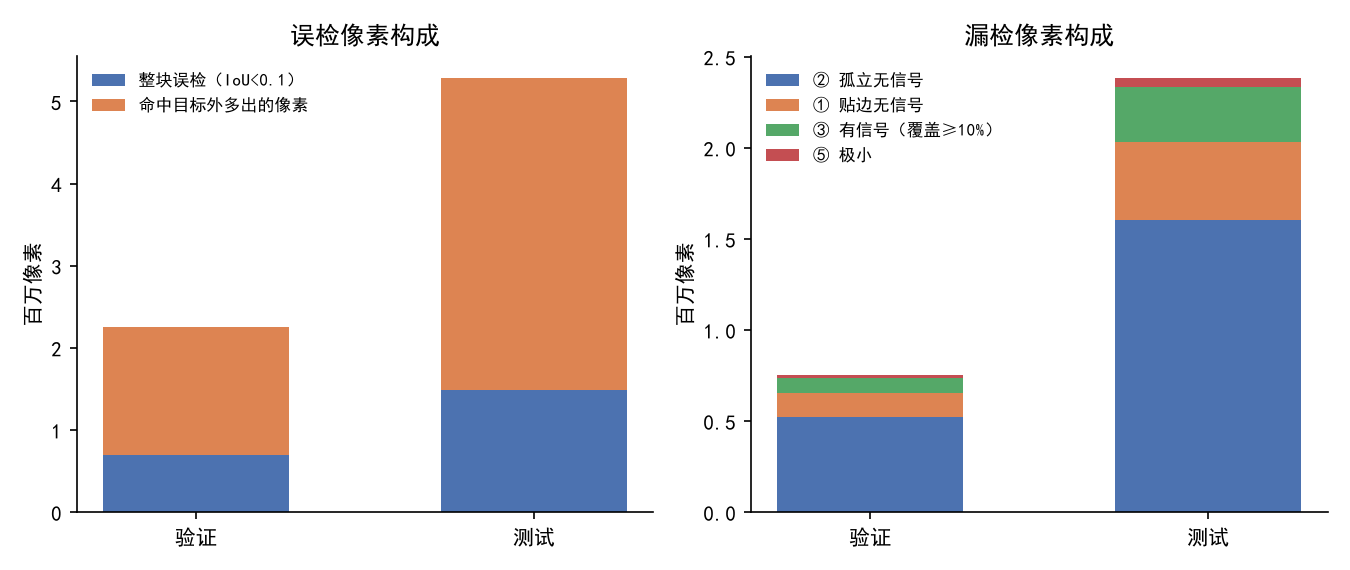
#> input picture figures/ovcd_v0/round_1/m1_composition.png, 1350 x 570 px, found by its file name; its folder holds 3 pictures in this run
$ python m1_errors.py --split val
#> lines starting #> are read from the running program, lines starting #| are printed output that depends on the picture; after the words box and inside, x2 and y2 are one past the last pixel; in counts of white or black regions, pixels touching at a corner belong together; pictures that were not available may be replaced by others from this repository, and a replacement may not be noted
### code/ovcd_v0/common.py
"""OVCD-v0 shared paths, data access, connected components and metrics.

LEVIR-CD 1024x1024 pairs; val (64) is used for every choice, test (128) is scored once per round.
"""
from __future__ import annotations
import json
import os
from pathlib import Path

import numpy as np

WORKSPACE = Path('/guisongxia01/pangchao/wangyihan')
REPO = Path(__file__).resolve().parents[2]
LEVIR = WORKSPACE / 'datasets/LEVIR-CD'
RUN = Path(os.environ.get('OVCD_RUN', WORKSPACE / 'wyh/exp6_staging/ovcd_v0_run'))
MCI = Path(os.environ.get('OVCD_MCI', WORKSPACE / 'wyh/exp6_staging/batch56_ovcd_de/run/mci'))
IMC = WORKSPACE / 'wyh/exp6_staging/batch56_ovcd_de/run/imc'
REA = WORKSPACE / 'wyh/exp6_staging/batch66_ovcd_reaovcd/run/rea'
M0_DIRS = {'mci': MCI, 'imc': IMC, 'rea': REA}  # initializers; each has <split>/m0/<name>.png
DYNAMIC_EARTH = WORKSPACE / 'wyh/exp6_staging/batch56_ovcd_de/DynamicEarth'
SAM_CKPT = WORKSPACE / 'models/SAM/sam_vit_h_4b8939.pth'
QWEN = WORKSPACE / 'models/Qwen3.5-4B'
FIGS = REPO / 'figures/ovcd_v0'
SPLITS = ('val', 'test')
EIGHT = np.ones((3, 3), bool)


def names(split):
    return sorted(p.name for p in (LEVIR / f'{split}_original/A').glob('*.png'))


def load_rgb(split, name):
    from PIL import Image
    return [np.asarray(Image.open(LEVIR / f'{split}_original/{v}/{name}').convert('RGB')) for v in 'AB']


def load_gt(split, name):
    from PIL import Image
    return np.asarray(Image.open(LEVIR / f'{split}_original/label/{name}').convert('L')) > 127


def read_json(path):
    return json.loads(Path(path).read_text())


def write_json(path, obj):
    path = Path(path)
    path.parent.mkdir(parents=True, exist_ok=True)
    tmp = path.with_suffix(path.suffix + '.tmp')
    tmp.write_text(json.dumps(obj, ensure_ascii=False, indent=1))
    tmp.replace(path)


# [20 lines left out: functions read_jsonl, components, not called in this run]


# ---------------- metrics ----------------

def confusion(pred, gt):
    return dict(tp=int((pred & gt).sum()), fp=int((pred & ~gt).sum()), fn=int((~pred & gt).sum()))


def scores(c):
    tp, fp, fn = c['tp'], c['fp'], c['fn']
    eps = 1e-7  # same constant as DynamicEarth eval/evaluate.py
    p = tp / (tp + fp + eps)
    r = tp / (tp + fn + eps)
    return dict(f1=2 * p * r / (p + r + eps), iou=tp / (tp + fp + fn + eps), precision=p, recall=r)


def image_f1(pred, gt):
    """Per-image F1; an image with no GT and no prediction scores 1."""
    c = confusion(pred, gt)
    if c['tp'] + c['fp'] + c['fn'] == 0:
        return 1.0
    return 2 * c['tp'] / (2 * c['tp'] + c['fp'] + c['fn'])


def object_counts(pred, gt, thr=0.1):
    """Whole-object misses / false alarms: a GT (pred) component whose IoU with the
    prediction (GT) is < thr.  IoU of a component C against mask M is |C & M| / |C | (M restricted
    to the components of M touching C)|, i.e. the object-to-overlapping-objects IoU."""
    from scipy import ndimage as ndi
    out = {}
    for key, a, b in (('gt', gt, pred), ('pred', pred, gt)):
        la, na = ndi.label(a, EIGHT)
        lb, _ = ndi.label(b, EIGHT)
        bad = 0
        for i, sl in enumerate(ndi.find_objects(la), 1):
            comp = la == i
            touching = np.unique(lb[comp])
            touching = touching[touching > 0]
            other = np.isin(lb, touching) if len(touching) else np.zeros_like(b)
            inter = (comp & other).sum()
            union = (comp | other).sum()
            if inter / max(union, 1) < thr:
                bad += 1
        out[f'{key}_objects'] = int(na)
        out[f'{key}_bad'] = bad
    return dict(gt_objects=out['gt_objects'], missed=out['gt_bad'],
                pred_objects=out['pred_objects'], false_alarms=out['pred_bad'])


def evaluate(preds, split, gts=None):
    """preds: {name: bool mask}.  Cumulative F1^c/IoU^c/P/R, per-image mean F1, object rates."""
    tot = dict(tp=0, fp=0, fn=0)
    obj = dict(gt_objects=0, missed=0, pred_objects=0, false_alarms=0)
    per = {}
    for name, pred in preds.items():
        gt = gts[name] if gts is not None else load_gt(split, name)
        c = confusion(pred, gt)
        for k in tot:
            tot[k] += c[k]
        o = object_counts(pred, gt)
        for k in obj:
            obj[k] += o[k]
        per[name] = image_f1(pred, gt)
    res = scores(tot)
    res.update(tot)
    res.update(obj)
    res['miss_rate'] = obj['missed'] / max(obj['gt_objects'], 1)
    res['false_alarm_rate'] = obj['false_alarms'] / max(obj['pred_objects'], 1)
    res['mean_image_f1'] = float(np.mean(list(per.values())))
    res['images'] = len(preds)
    return res, per


def pack(mask):
    return dict(shape=list(mask.shape), bits=np.packbits(mask.ravel()))


# [5 lines left out: function save_mask_png, not called in this run]


def load_m0(kind, split, name):
    return load_mask_png(M0_DIRS[kind] / split / 'm0' / name)


def load_mask_png(path):
    from PIL import Image
    return np.asarray(Image.open(path).convert('L')) > 127

### code/ovcd_v0/items.py
"""Per-image item store: the stage-A queue (connected components of M0) and the stage-B queue
(T7 suspicious regions).  One JSON (attributes) + one NPZ (masks cropped to their bbox) per image.

items/<round>/<split>/<stem>.json : {"name", "A": [item...], "B": [item...]}
    item = {"uid", "bbox": [x0,y0,x1,y1], "area", ...source attributes}
items/<round>/<split>/<stem>.npz  : off (n+1,), bits (packed bool crops), uids (n,)
"""
from __future__ import annotations
from pathlib import Path

import numpy as np

from common import RUN, read_json, write_json


def paths(tag, split, name):
    stem = Path(name).stem
    base = RUN / 'items' / tag / split
    return base / f'{stem}.json', base / f'{stem}.npz'


# [14 lines left out: function save, not called in this run]


class Store:
    # [14 lines left out: functions __init__, mask, not called in this run]

### code/ovcd_v0/m1_errors.py
"""M1: error analysis of an initial mask M0 (val for decisions, test for description).

Outputs RUN/m1/<tag>/<split>.json with
  - pixel metrics, whole-object miss / false-alarm rates (IoU < 0.1)
  - FP pixels split into whole false objects vs. extra pixels on hit objects
  - FN pixels split into the exp8s5 cells with base = M0:
      5 tiny (object or miss blob < 20 px), 3 object covered >= 10% by M0, 1 blob within 1 px
      (chessboard) of M0, 2 isolated (results/miss_share.md cell 2)
  - oracle ceilings: A* deletes every M0 component whose precision is below F1/2 (exactly the
    deletions that raise cumulative F1), B* adds every GT object M0 misses (IoU < 0.1)
  - per-component table (for stage-A ranking): precision, area, and the stage-A item attributes

    python m1_errors.py --tag r1 --split val
"""
from __future__ import annotations
import argparse
from pathlib import Path

import numpy as np
from scipy import ndimage as ndi

from common import load_m0, EIGHT, MCI, RUN, evaluate, load_gt, load_mask_png, names, scores, write_json
import items as I


def cells(gt, base):
    gl, ng = ndi.label(gt, EIGHT)
    ga = np.bincount(gl.ravel(), minlength=ng + 1)
    gb = np.bincount(gl[base], minlength=ng + 1)
    chess = ndi.distance_transform_cdt(~base, metric='chessboard') if base.any() else None
    cell = np.zeros(gt.shape, np.uint8)
    for target, sl in enumerate(ndi.find_objects(gl), 1):
        if sl is None:
            continue
        cc, _ = ndi.label((gl[sl] == target) & ~base[sl], EIGHT)
        for k, box in enumerate(ndi.find_objects(cc), 1):
            m = cc[box] == k
            ys = slice(sl[0].start + box[0].start, sl[0].start + box[0].stop)
            xs = slice(sl[1].start + box[1].start, sl[1].start + box[1].stop)
            dist = int(chess[ys, xs][m].min()) if chess is not None else None
            g = (5 if min(ga[target], m.sum()) < 20 else 3 if gb[target] / ga[target] >= .1
                 else 1 if dist is not None and dist <= 1 else 2)
            cell[ys, xs][m] = g
    assert np.array_equal(cell > 0, gt & ~base)
    return cell


def best_deletion(rows, tp, fp, fn):
    best, n_best, dtp, dfp = scores(dict(tp=tp, fp=fp, fn=fn)), 0, 0, 0
    for i, r in enumerate(sorted(rows, key=lambda r: r['precision']), 1):
        dtp += r['tp']
        dfp += r['area'] - r['tp']
        s = scores(dict(tp=tp - dtp, fp=fp - dfp, fn=fn + dtp))
        if s['f1'] > best['f1']:
            best, n_best = s, i
    return best, n_best


def main(a):
    preds, gts, comp_rows = {}, {}, []
    fp_whole = fp_extra = 0
    fn_cells = {k: 0 for k in (1, 2, 3, 5)}
    for name in names(a.split):
        m0 = load_m0(a.m0, a.split, name)
#> in load_mask_png, `return np.asarray(Image.open(path).convert('L')) > 127`:
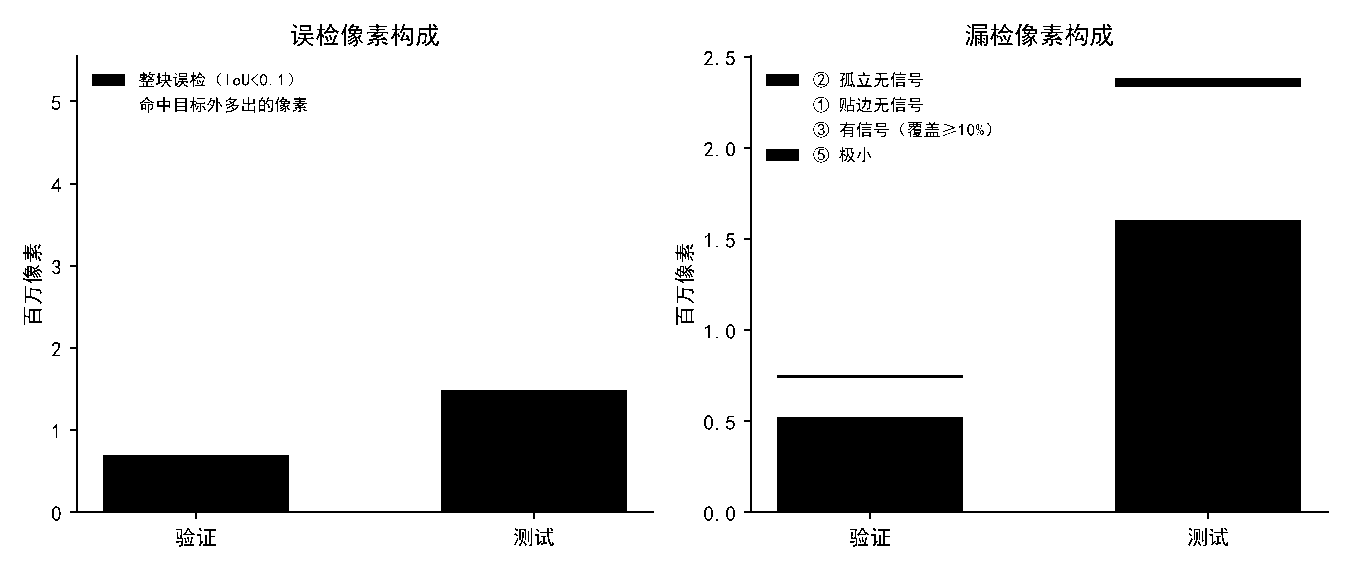
#> returned value: shape (570, 1350) bool; 84.3% white; 232 black regions (98 under 20 px), largest, box (x1, y1, x2, y2) and area: (744, 55, 1329, 519) 73776, (70, 55, 654, 519) 35086, (1115, 78, 1301, 87) 1674
        gt = load_gt(a.split, name)
        preds[name], gts[name] = m0, gt
        lab, n = ndi.label(m0, EIGHT)
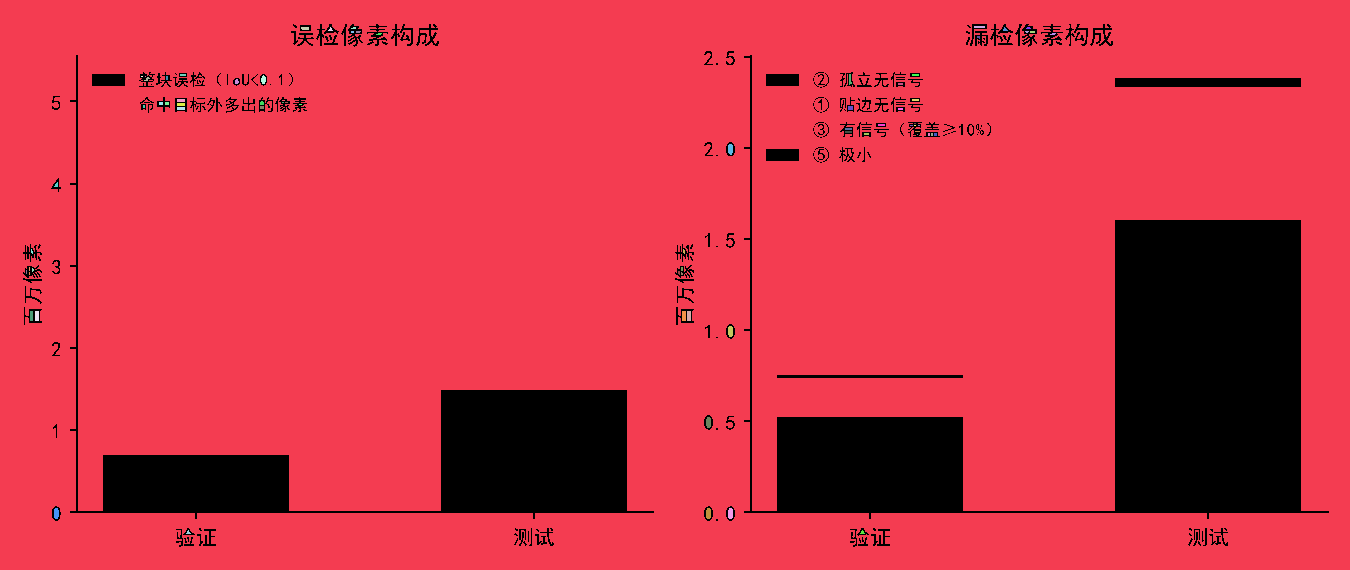
#> lab: shape (570, 1350) int32; 75 distinct labels, from 0 to 74; one colour per label, 0 black
#> n = 74
        gl, _ = ndi.label(gt, EIGHT)
        store = None
        if a.tag and I.paths(a.tag, a.split, name)[0].exists():
            store = I.Store(a.tag, a.split, name)
        attrs = {}
        if store is not None:
            for it in store.meta['A']:
                attrs[it['uid']] = it
        for i, sl in enumerate(ndi.find_objects(lab), 1):
            comp = lab[sl] == i
            tp = int((comp & gt[sl]).sum())
            area = int(comp.sum())
            touching = np.unique(gl[sl][comp]); touching = touching[touching > 0]
            other = np.isin(gl, touching)
            full = lab == i
            iou = (full & other).sum() / max((full | other).sum(), 1)
            if iou < 0.1:
                fp_whole += area - tp
            else:
                fp_extra += area - tp
            row = dict(name=name, comp=i, area=area, tp=tp, precision=tp / area, iou=float(iou))
            if i in attrs:  # stage-A items use the M0 component label as uid
                row.update({k: v for k, v in attrs[i].items() if k not in ('uid', 'bbox', 'area')})
            comp_rows.append(row)
#> this loop made 74 passes
#> (tp, area, touching) on passes 1, 2, 3, 16, 18, 25, 33, 37: (647942, 647942, [1]), (22, 22, [2]), (23, 23, [3]), (23, 23, [16]), (34, 34, [18]), (24, 24, [25]), (24, 24, [33]), (20, 20, [37])
#> pass 1, in main, `comp = lab[sl] == i`:
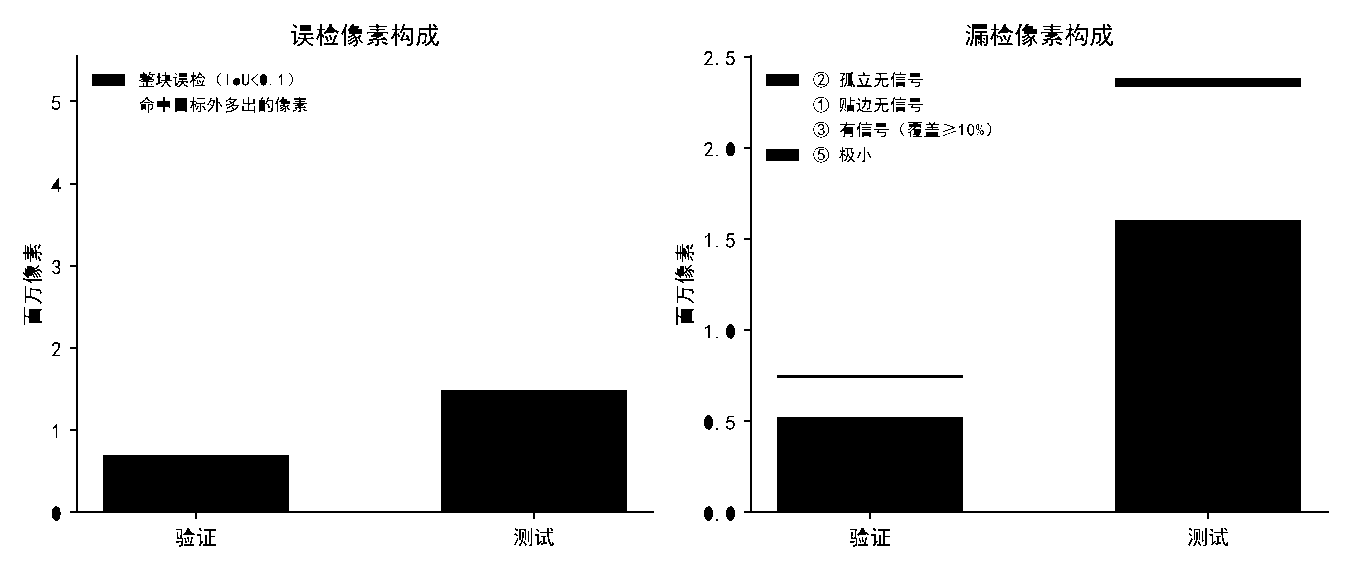
#> comp: shape (570, 1350) bool; 84.2% white; 232 black regions (98 under 20 px), largest, box (x1, y1, x2, y2) and area: (744, 55, 1329, 519) 73776, (70, 55, 654, 519) 35086, (1115, 78, 1301, 87) 1674
#> after the loop, comp_rows = 74 items; fp_extra = 0; fp_whole = 0
        c = cells(gt, m0)
#> in cells, `gl, ng = ndi.label(gt, EIGHT)`: ng = 74
#> in cells, `ga = np.bincount(gl.ravel(), minlength=ng + 1)`: ga = 75 values, max 647942 at index 1, min 1 at index 20, mean 10260
#> in cells, `gb = np.bincount(gl[base], minlength=ng + 1)`: gb = 75 values, max 647942 at index 1, min 0 at index 0, mean 8653.6
#> in cells, `chess = ndi.distance_transform_cdt(~base, metric='chessboard') if base..`:
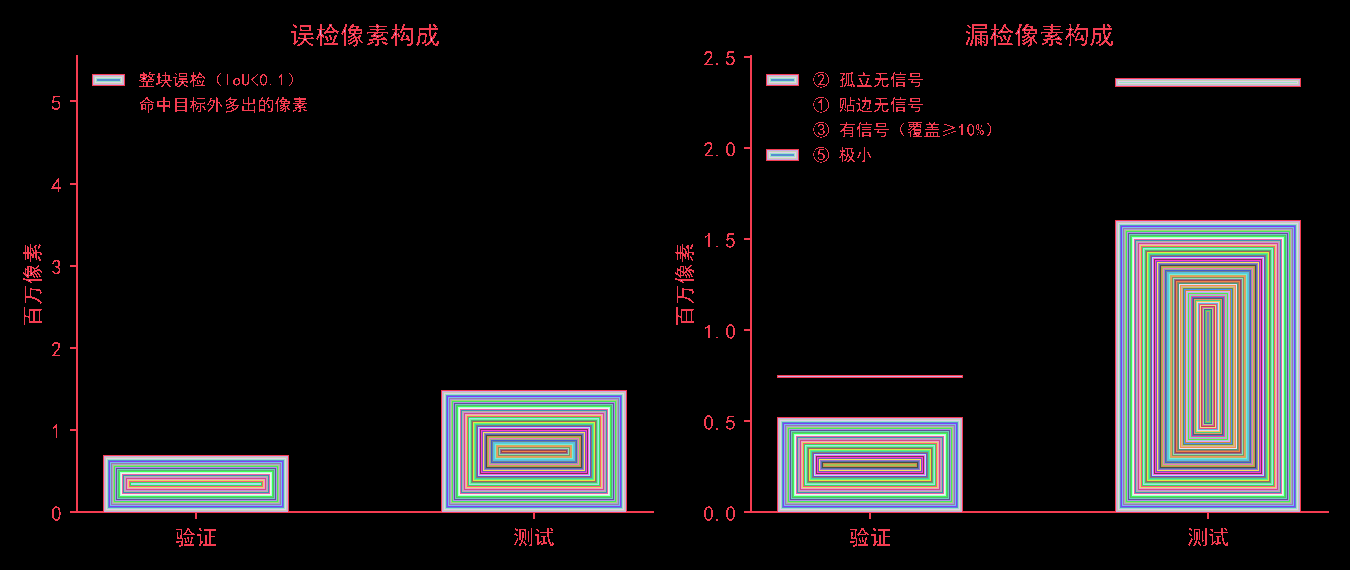
#> chess: shape (570, 1350) int32; 94 distinct labels, from 0 to 93; one colour per label, 0 black
#> the loop in cells, `for target, sl in enumerate(ndi.find_objects(gl), 1):` made 74 passes
#> cc on passes 5, 7, 8, 9, 10, 11, 12, 13: [[0, 0, 0, 0, 0], [0, 0, 0, 0, 0]], [[0, 0, 0, 0, 0], [0, 0, 0, 0, 0]], [[0, 0, 0], [0, 0, 0]], [[0, 0, 0, 0, 0], [0, 0, 0, 0, 0]], [[0, 0, 0, 0], [0, 0, 0, 0]], [[0, 0, 0, 0, 0], [0, 0, 0, 0, 0]], [[0, 0, 0, 0, 0, 0], [0, 0, 0, 0, 0, 0]], [[0, 0, 0, 0, 0, 0], [0, 0, 0, 0, 0, 0]]
        for k in fn_cells:
            fn_cells[k] += int((c == k).sum())
#> after the loop, fn_cells = {1: 0, 2: 0, 3: 0, 5: 0}
    res, per = evaluate(preds, a.split, gts)
#> in evaluate, `c = confusion(pred, gt)`: c = {'tp': 649019, 'fp': 0, 'fn': 0}
#> the loop in object_counts, `for key, a, b in (('gt', gt, pred), ('pred', pred, gt)):` made 2 passes
#> (key, na) on passes 1 to 2: ('gt', 74), ('pred', 74)
#> after the loop in object_counts, `for key, a, b in (('gt', gt, pred), ('pred', pred, gt)):`: out = {'gt_objects': 74, 'gt_bad': 0, 'pred_objects': 74, 'pred_bad': 0}
#> in evaluate, `o = object_counts(pred, gt)`: o = {'gt_objects': 74, 'missed': 0, 'pred_objects': 74, 'false_alarms': 0}
#> after the loop in evaluate, `for k in obj:`: obj has the same summary as o
#> in image_f1, `c = confusion(pred, gt)`: c = {'tp': 649019, 'fp': 0, 'fn': 0}
#> in scores, `tp, fp, fn = c['tp'], c['fp'], c['fn']`: tp = 649019; fp = 0
#> in scores, `p = tp / (tp + fp + eps)`: p = 1
#> in evaluate, `res = scores(tot)`: res = {'f1': 1, 'iou': 1, 'precision': 1, 'recall': 1}
#> res = 15 items; per = {'m1_composition.png': 1}
    fp, fn = res['fp'], res['fn']
#> fp = 0; fn = 0
    res['fp_share_of_errors'] = fp / max(fp + fn, 1)
    res['fp_pixels'] = dict(whole_false_objects=fp_whole, extra_on_hit_objects=fp_extra)
    res['fn_cells'] = fn_cells
    res['fn_cells_share'] = {k: v / max(fn, 1) for k, v in fn_cells.items()}
    # oracle A*: delete the best precision-sorted prefix of components (the F1/2 rule applied
    # with the updated F1 after each deletion; Codex review batch58 #3)
    res['oracle_A'], res['oracle_A_deleted'] = best_deletion(comp_rows, res['tp'], fp, fn)
#> in best_deletion, `best, n_best, dtp, dfp = scores(dict(tp=tp, fp=fp, fn=fn)), 0, 0, 0`: best = {'f1': 1, 'iou': 1, 'precision': 1, 'recall': 1}; n_best = 0
#> the loop in best_deletion, `for i, r in enumerate(sorted(rows, key=lambda r: r['precision']), 1):` made 74 passes
#> (dtp, tp in scores, fn in scores) on passes 1 to 8: (647942, 1077, 647942), (647964, 1055, 647964), (647987, 1032, 647987), (647998, 1021, 647998), (648006, 1013, 648006), (648018, 1001, 648018), (648026, 993, 648026), (648032, 987, 648032)
    # oracle B*: add whole missed GT objects
    add = 0
    for name in preds:
        gl, _ = ndi.label(gts[name], EIGHT)
        pl, _ = ndi.label(preds[name], EIGHT)
        for i, sl in enumerate(ndi.find_objects(gl), 1):
            obj = gl == i
            t = np.unique(pl[obj]); t = t[t > 0]
            other = np.isin(pl, t)
            if (obj & other).sum() / max((obj | other).sum(), 1) < 0.1:
                add += int((obj & ~preds[name]).sum())
#> this loop made 1 pass
#> name on pass 1: 'm1_composition.png'
    res['oracle_B'] = scores(dict(tp=res['tp'] + add, fp=fp, fn=fn - add))
    res['components'] = len(comp_rows)
    res['components_per_image'] = len(comp_rows) / len(preds)
    # attribute AUCs (FA component = IoU < 0.1) for choosing the stage-A order
    aucs = {}
    keys = [k for k in (comp_rows[0] if comp_rows else {}) if k not in
            ('name', 'comp', 'tp', 'precision', 'iou', 'kind')]
    y = np.array([r['iou'] < 0.1 for r in comp_rows])
    for k in keys:
        x = np.array([r.get(k, np.nan) for r in comp_rows], float)
        ok = np.isfinite(x)
        if ok.sum() and 0 < y[ok].sum() < ok.sum():
            from scipy.stats import rankdata
            r = rankdata(x[ok])
            npos = y[ok].sum(); nneg = ok.sum() - npos
            aucs[k] = float((r[y[ok]].sum() - npos * (npos + 1) / 2) / (npos * nneg))
#> this loop made 1 pass
    res['fa_auc_by_attribute'] = aucs  # AUC of "attribute high => false alarm"
    write_json(RUN / 'm1' / (a.tag or 'm0') / f'{a.split}.json', dict(summary=res, per_image_f1=per))
    write_json(RUN / 'm1' / (a.tag or 'm0') / f'{a.split}_components.json', comp_rows)
    print({k: v for k, v in res.items() if not isinstance(v, (list,))})
#> (printed output is left out)


if __name__ == '__main__':
    p = argparse.ArgumentParser()
    p.add_argument('--tag', default='r1')
    p.add_argument('--m0', default='mci', choices=['mci', 'imc', 'rea'])
    p.add_argument('--split', choices=['val', 'test'], required=True)
    main(p.parse_args())
